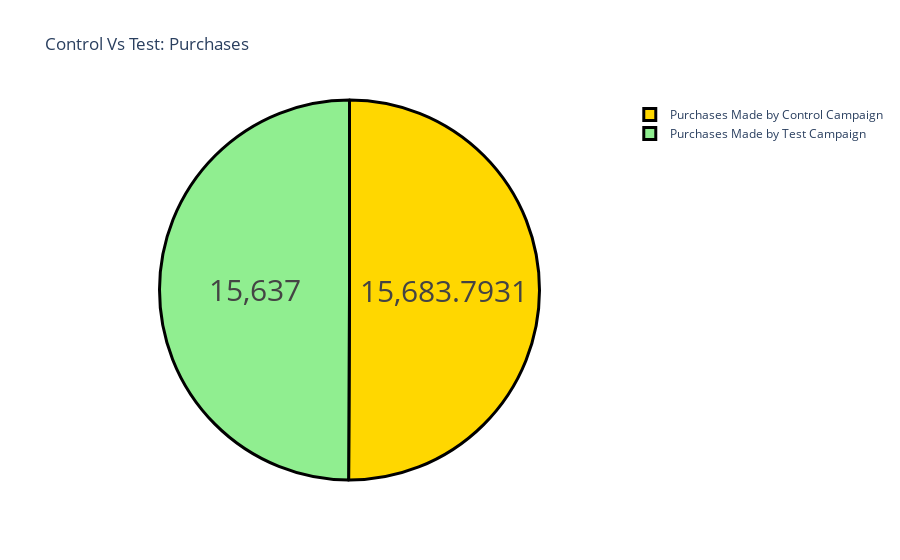

The notebook cell this image was saved under:
### Markdown cell above
The **test campaign** had **higher spending**, but the **control campaign** drove **more content views** and **cart additions**, making it **more cost-efficient** overall.

*Let’s now check the most important metric — **purchases made** through each campaign.*

### Code cell
label = ["Purchases Made by Control Campaign", 
         "Purchases Made by Test Campaign"]
counts = [sum(control_data["Purchases"]), 
          sum(test_data["Purchases"])]
colors = ['gold','lightgreen']
fig = go.Figure(data=[go.Pie(labels=label, values=counts)])
fig.update_layout(title_text='Control Vs Test: Purchases')
fig.update_traces(hoverinfo='label+percent', textinfo='value', 
                  textfont_size=30,
                  marker=dict(colors=colors, 
                              line=dict(color='black', width=3)))
fig.show()

### Figure 1 — Plotly figure (JSON) as saved in the notebook; plotly's stock layout.template omitted (floating-point values rounded to 4 significant figures)
{"data": [{"hoverinfo": "label+percent", "labels": ["Purchases Made by Control Campaign", "Purchases Made by Test Campaign"], "marker": {"colors": ["gold", "lightgreen"], "line": {"color": "black", "width": 3}}, "textfont": {"size": 30}, "textinfo": "value", "type": "pie", "values": [15680.0, 15637]}], "layout": {"autosize": true, "title": {"text": "Control Vs Test: Purchases"}}}
